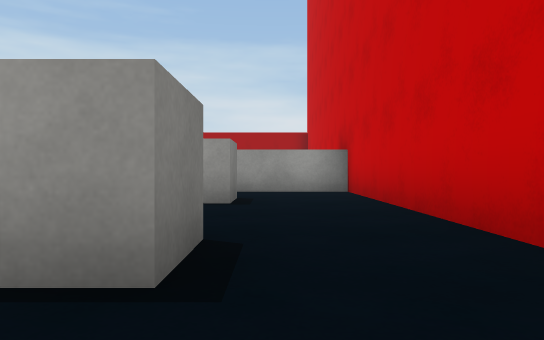
view 1 (above)

20 first-person views from a walk through a 3-D level made in the Unity game engine. The camera is 0.43 m above the floor, looks level and sees 70° across. The floor is counted in squares, 1 m on a side. Each view is taken from the middle of a square. On the plan, view 1 faces up. The plan holds only what a view shows up to about 9 squares ahead; the rest is blank. The place goes on beyond the plan. The player character is not drawn. Surface patterns are stand-ins for the level's own textures.

view 2
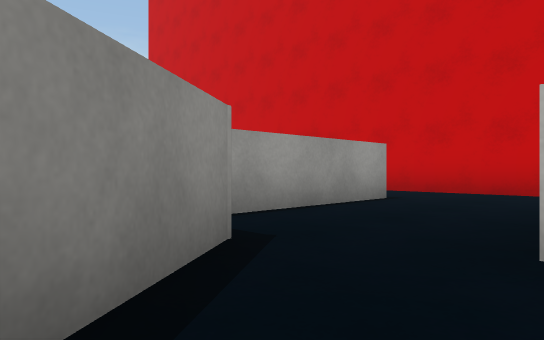

view 3
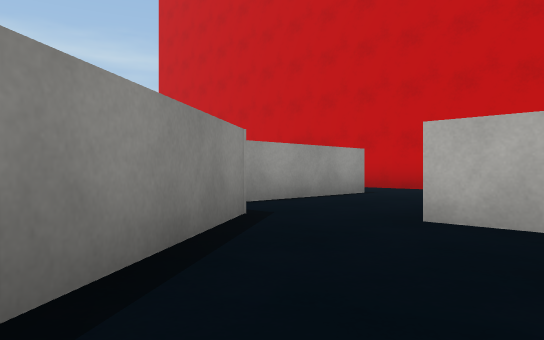

view 4
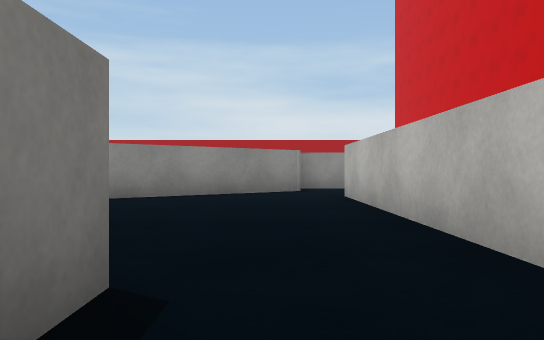

view 5
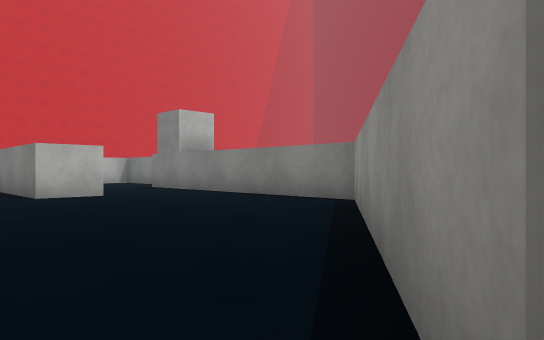

view 6
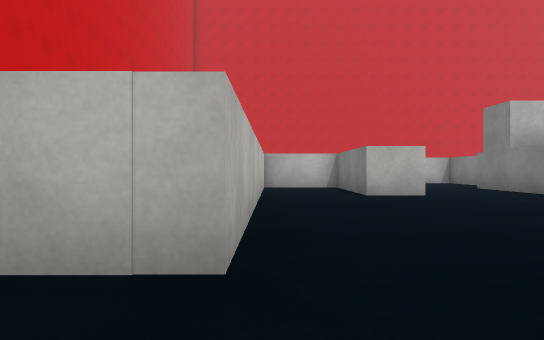

view 7
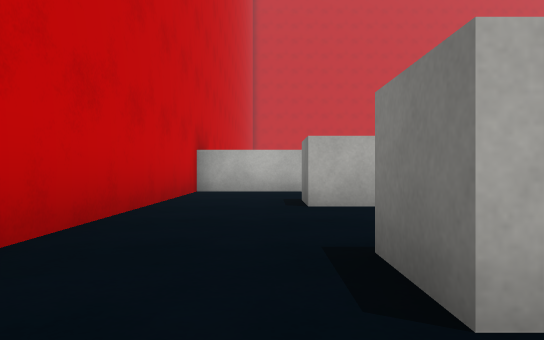

view 8
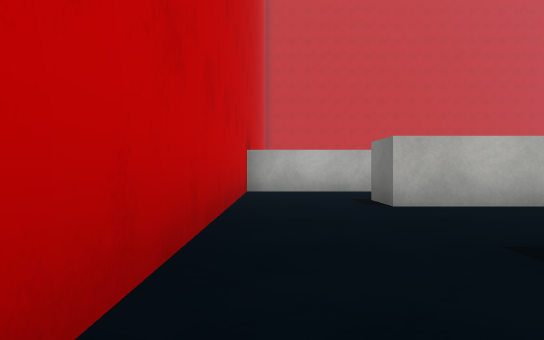

view 9
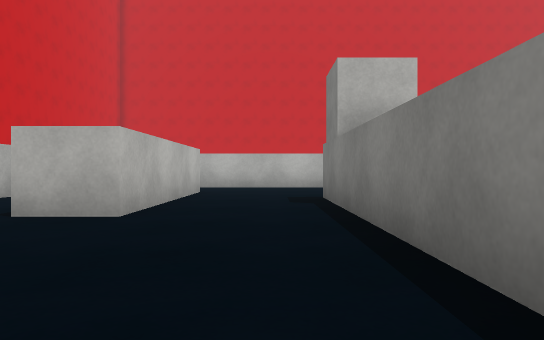

view 10
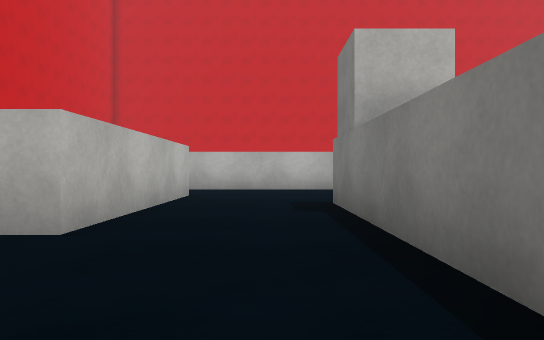

view 11
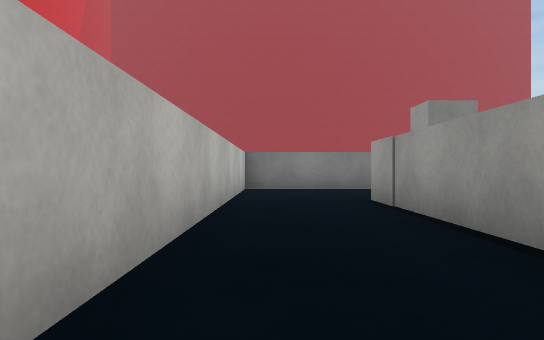

view 12
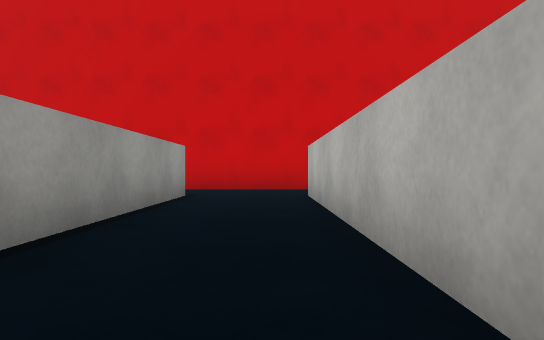

view 13
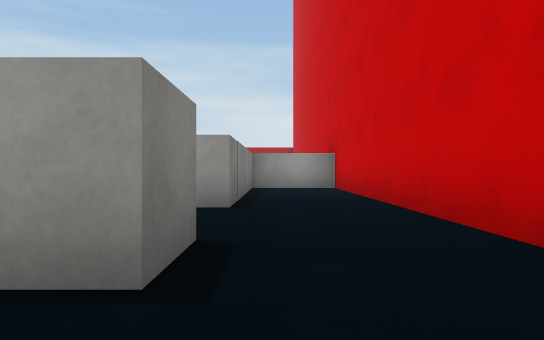

view 14
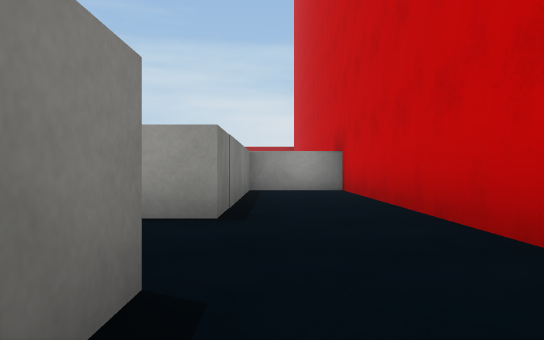

view 15
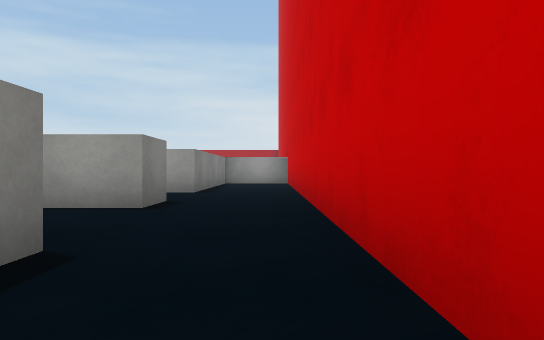

view 16
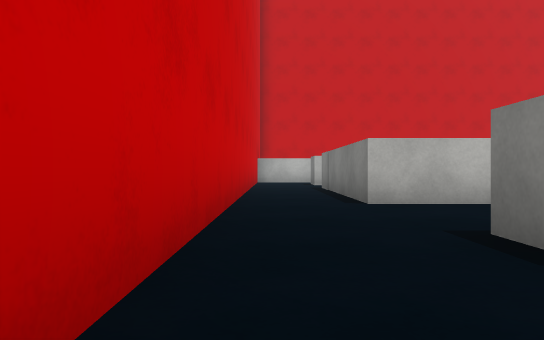

view 17
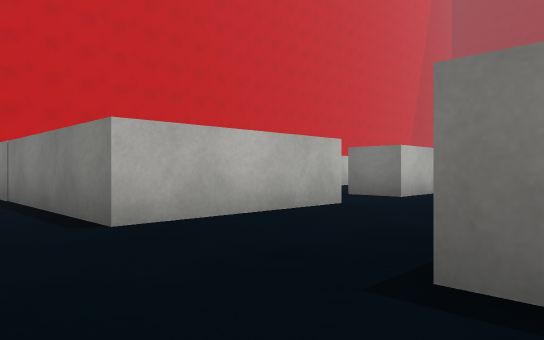

view 18
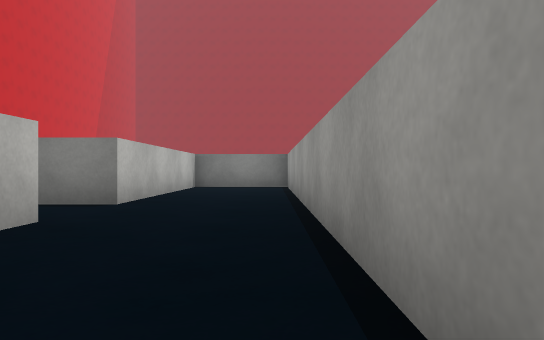

view 19
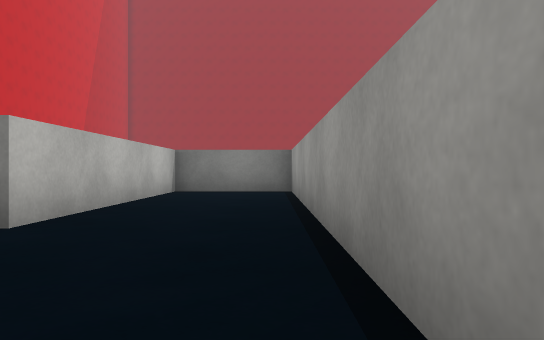

view 20
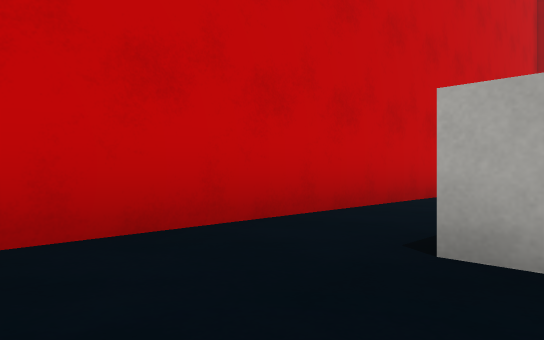

### Floor plan
Points are (right, up) in squares from view 1. A wall is a line through its corners. A room is listed if a view was taken in it or the views show most of it. See-through windows are left out.
Room 1 (view 1)
walls: (-0.5, 2.4) (-0.5, 1.4); (-1, -0.7) (1.5, -0.7) (1.5, 2.5)
ways out: opening at (0.5, 2) to room 3; opening at (-1, 0.5)
Room 2 (views 2, 3, 4, 9, 10, 11, 12, 16)
walls: (-3.8, -5.2) (-3.8, 2.4); (-9.7, -5.8) (-9.7, -8.6) (-0.5, -8.6); (-5.8, 3) (-8.8, 0.9) (-8.8, -5.1); (1.5, -8.6) (1.5, -1.7) (-0.5, -1.7) (-0.5, -6.5) (-6.6, -6.5) (-6.6, -2.6) (-5.6, -2.6) (-5.6, -5.1)
ways out: opening at (-5, 2) to room 3; opening at (0.5, -9) to room 5
Room 3 (views 5, 6)
walls: (-0.5, 6) (-0.5, 5) (-4.4, 5); (1.5, 2.5) (1.5, 6.5); (-3.8, 2.4) (-0.5, 2.4); (-4.4, 4) (-5.8, 3)
ways out: opening at (0.5, 2) to room 1; opening at (-5, 2) to room 2; opening at (0.5, 5.5) to room 4
Room 4 (views 7, 8)
walls: (1.5, 6.5) (1.5, 7.7) (-0.7, 7.7)
ways out: opening at (0.5, 5.5) to room 3
Room 5 (views 13, 14, 15, 17, 18, 19, 20)
walls: (-3.2, -11.9) (-0.2, -11.9) (-0.2, -15.5); (-0.5, -8.6) (-0.5, -9.6) (-9.7, -9.6) (-9.7, -11.9) (-4.9, -11.9); (1.5, -15.5) (1.5, -8.6)
ways out: opening at (0.5, -9) to room 2; opening at (-4, -12.5)

Where each view was taken, in squares from view 1:
view 1: 0 up, 0 right, facing up
view 2: 2 up, 6 left, facing up-right
view 3: 1 up, 7 left, facing up-right
view 4: 4 down, 5 left, facing up
view 5: 4 up, 4 left, facing down-left
view 6: 4 up, 4 left, facing down
view 7: 7 up, 0 right, facing down
view 8: 7 up, 1 right, facing down
view 9: 1 up, 8 left, facing down
view 10: 0 up, 8 left, facing down
view 11: 8 down, 1 left, facing left
view 12: 8 down, 7 left, facing right
view 13: 11 down, 0 right, facing up
view 14: 10 down, 0 right, facing up
view 15: 14 down, 1 right, facing up
view 16: 7 down, 1 right, facing down
view 17: 9 down, 1 right, facing down-left
view 18: 10 down, 0 right, facing left
view 19: 10 down, 2 left, facing left
view 20: 10 down, 1 left, facing down-right
